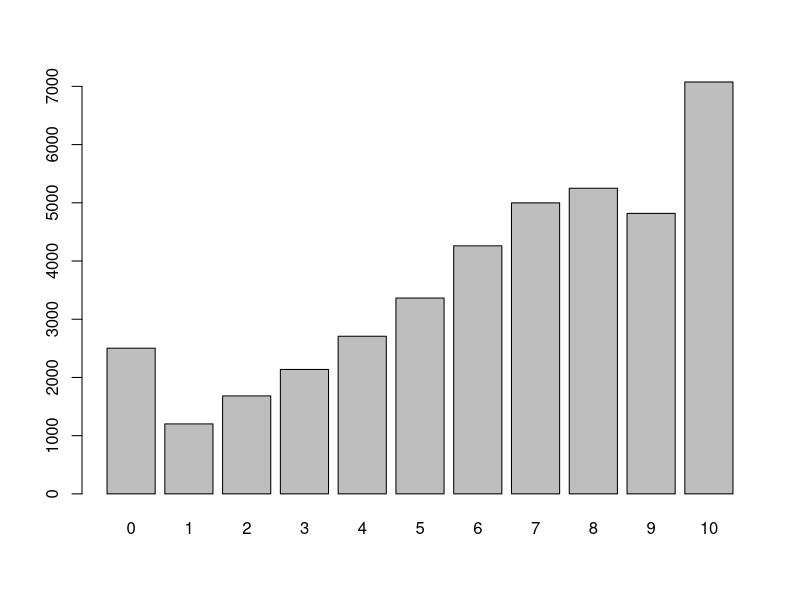
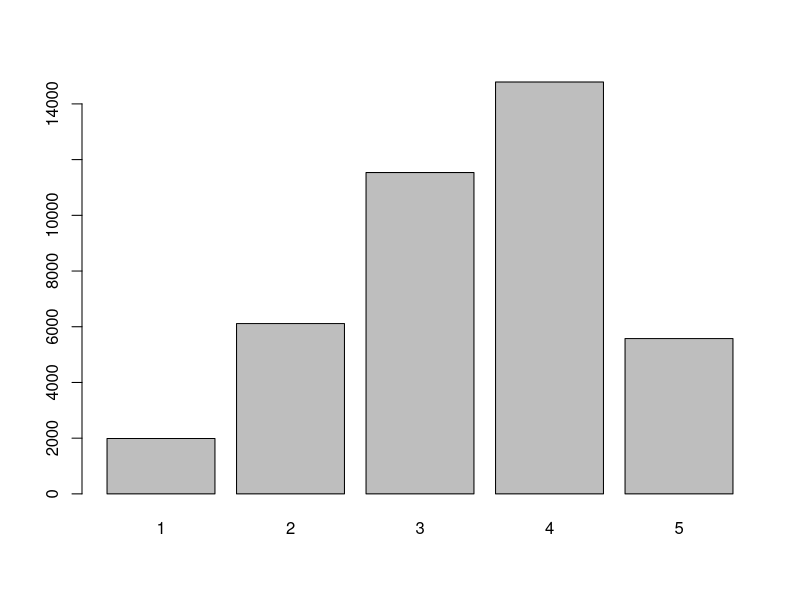
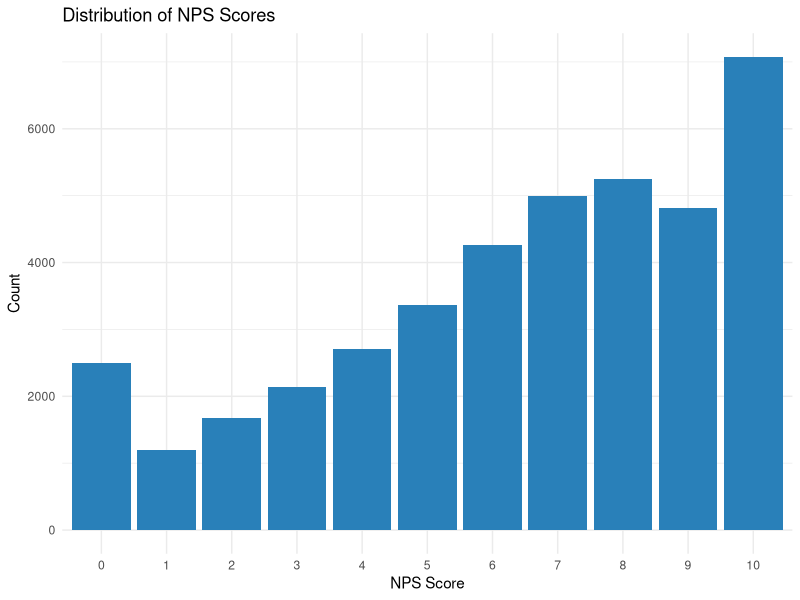
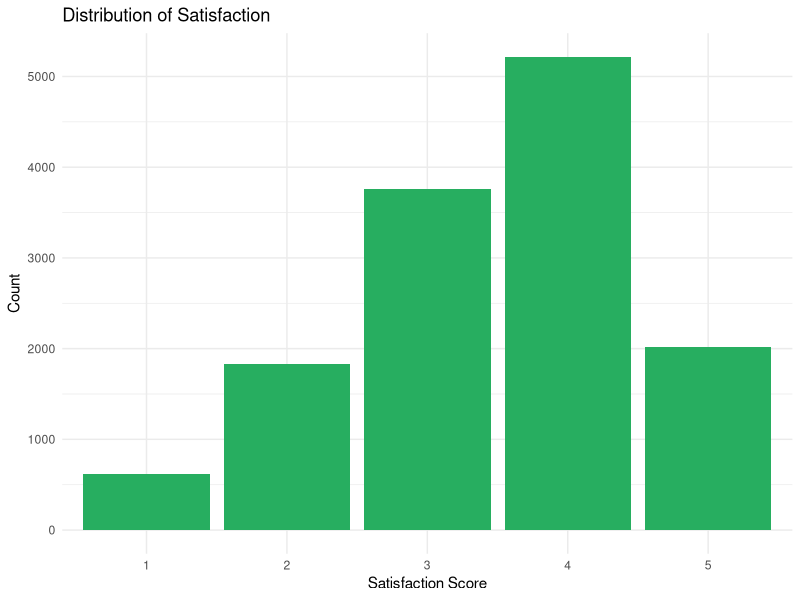
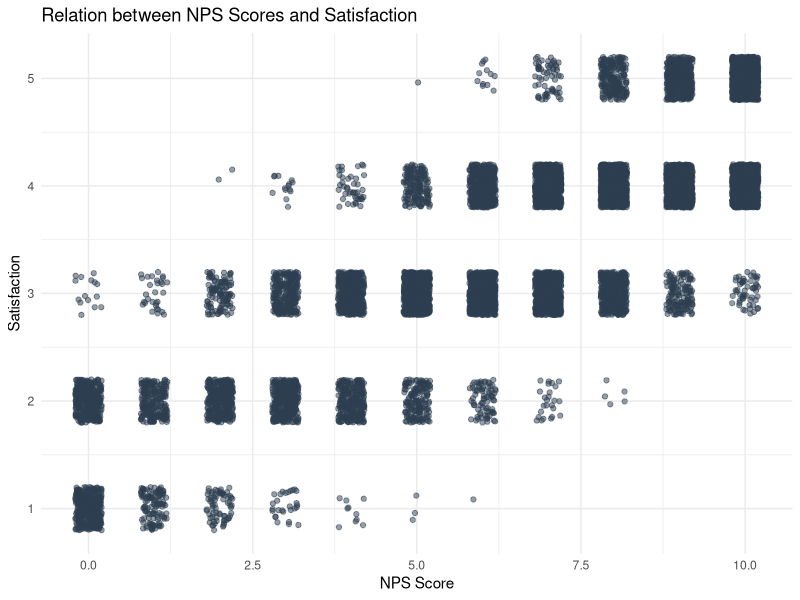

Source code (R) for these figures, in order: (Note: this script raises an error after producing the figures.)
## ---- chunk 1
library(psych)
library(ggplot2)
library(readxl)#to see the database
library(openxlsx)#to save the database in excel
library(dplyr) # for data manipulation
library(tidyr) # for transforming datasets to long and wide formats
## ---- chunk 2

set.seed(1000)

data.n <- 5*4*2*1000

data <- data.frame (id = as.factor(c(1:data.n)))


data$age <- round(rlnorm(n=data.n, meanlog= log(40), sdlog=log(1.4)))
data$age [data$age>90] <- 90
data$age [data$age<15] <- 15

data$gender <- factor(sample(c("man", "woman"), prob= c(0.5, 0.5), replace= TRUE, size = data.n))
data$country <- factor(sample(c("Drinkland","Eatland"), prob= c(0.5, 0.5), replace= TRUE, size = data.n))
data$method <- factor(sample(c("chat", "web_form", "email", "phone"), prob= c(0.4, 0.10,0.15, 0.35), replace= TRUE, size = data.n))
data$reason <- factor(sample(c("incorrect_item", "delay", "status","cancellation", "other"), prob= c(0.2, 0.3,0.2,0.1, 0.2), replace= TRUE, size = data.n))
data$open.comment <- rep("bla bla", data.n)


## ---- chunk 3

##For connection complaints
# we set an initial probability of 0.1 of the complaints to appear
con.prob <- rep(0.1,data.n) 
# we set a double probability of connection complains in Drinkland
con.prob [data$country=="Drinkland"] <- con.prob [data$country=="Drinkland"] *2 
#We ensure the probabilities are contained between 0 and 1 (for prevention in further transformations)
con.prob[con.prob>1] <- 1
con.prob[con.prob<0] <- 0
#we create the variable attending the above probabilities for each of our cases
data$complain.connect<- rbinom(n=data.n, size =1, prob=con.prob)
#to check the results are as expected: 
with(data,prop.table(table(complain.connect,country), margin=2))


##For complaints about the speed to respond
# we set an initial probability of 0.05 of the complaints to appear
spr.prob <- rep(0.05,data.n) 
# we set a 6 times higher probability for complains to appear for email
spr.prob [data$method=="email"] <- spr.prob [data$method=="email"] *6 
#We set a 3 times higher probability for complaints to appear for chat and web forms
spr.prob [data$method %in% c("chat", "web_form")] <- spr.prob [data$method %in% c("chat", "web_form")] *3
#We ensure the probabilities are contained between 0 and 1 (for prevention in further transformations)
spr.prob[spr.prob>1] <- 1
spr.prob[spr.prob<0] <- 0
#we create the variable attending the above probabilities for each of our cases
data$complain.sp.respond<- rbinom(n=data.n, size =1, prob=spr.prob)
#to check the results are as expected: 
with(data,prop.table(table(complain.sp.respond,method),margin=2))


##For complaints about the speed to solve
# we set an initial probability of 0.1 of the complaints to appear
sps.prob <- rep(0.1,data.n) 
# we set a 5 times higher probability for contact reasons of incorrect items that are attended by chat
sps.prob [data$method=="chat" & data$reason=="incorrect_item"] <- sps.prob [data$method=="chat" & data$reason=="incorrect_item"] *5
#We ensure the probabilities are contained between 0 and 1 (for prevention in further transformations)
sps.prob[sps.prob>1] <- 1
sps.prob[sps.prob<0] <- 0
#we create the variable attending the above probabilities for each of our cases
data$complain.sp.solve<- rbinom(n=data.n, size =1, prob=sps.prob)
#to check the results are as expected: 
with(data,prop.table(table(complain.sp.solve,reason,method),margin=c(2:3)))

##For complaints about the need to repeat information
# we set an initial probability of 0.02 of the complaints to appear
rp.prob <- rep(0.02,data.n) 
# we set a 10 times higher probability for contact reasons about cancellations
rp.prob [data$reason=="cancellation"] <- rp.prob [data$reason=="cancellation"] *10
#We ensure the probabilities are contained between 0 and 1 (for prevention in further transformations)
rp.prob[rp.prob>1] <- 1
rp.prob[rp.prob<0] <- 0
#we create the variable attending the above probabilities for each of our cases
data$complain.repeat<- rbinom(n=data.n, size =1, prob=rp.prob)
#to check the results are as expected: 
with(data,prop.table(table(complain.repeat,reason),margin=2))

##For other complaints

data$complain.other<- rbinom(n=data.n, size =1, prob=.2)
#to check the results are as expected: 
with(data,prop.table(table(complain.other)))

## ---- chunk 4

#Preliminary distribution in case of no complaints. We use a high mean value
data$nps.score <- rnorm(data.n, mean=9, sd= 2)


#We adjust the scores for the presence of complaints. We are applying fixed penalties to NPS scores based on the presence of complaints (e.g., 3 points if there are connection complaints).While using a binomial distribution could add randomness (and realism), we opt for fixed values to make the relationships easier to interpret. 
data$nps.score <- data$nps.score -
3 * data$complain.connect -
4 * data$complain.sp.respond -
6 * data$complain.sp.solve -
2 * data$complain.repeat -
1 * data$complain.other 

# to limit the values between 0 and 10:
data$nps.score[data$nps.score<0] <- 0
data$nps.score[data$nps.score>10] <- 10 

# to convert to integer values
data$nps.score <- floor (data$nps.score)


#to see the distribution of scores

barplot(table(data$nps.score)) 

with(data,(prop.table(table(data$nps.score))))


## ---- chunk 5
data$nps.segment <- rep(NA_character_, data.n)

data$nps.segment [data$nps.score<=6] <- "detractor"
data$nps.segment [data$nps.score >6 & data$nps.score <9] <- "passive"
data$nps.segment [data$nps.score>=9] <- "promoter"

data$nps.segment <- factor (data$nps.segment)

#to check the results
with(data, prop.table(table(nps.segment)))
## ---- chunk 6

data$satisfaction <- floor(rnorm(data.n, mean = 3, sd=0.5) + 0.9 * (1 + as.numeric(scale(data$nps.score))))

data$satisfaction[data$satisfaction<1] <- 1
data$satisfaction[data$satisfaction>5] <- 5

# To see the distribution
barplot(table(data$satisfaction))
with(data,prop.table(table(satisfaction)))


# To check the correlation with NPS
with(data, cor(nps.score,satisfaction, method="spearman"))


## ---- chunk 7

data$satisfaction[data$country=="Drinkland"]<- NA_real_
data$satisfaction[data$method %in% c("email","web_form")]<- NA_real_


na_randomizer <- sample(c(0,1), size=sum(!is.na(data$satisfaction)), replace=TRUE, prob= c(0.1,0.9))
data$satisfaction[which(!is.na(data$satisfaction))[ na_randomizer==0]]<- NA_real_

#We see the results
summary(data$satisfaction)

## ---- chunk 8
# Distribution of the NPS scores: 

ggplot(data[!is.na(data$nps.score), ], aes(x = factor(nps.score))) +
  geom_bar(fill = "#2980b9") +
  labs(
    title = "Distribution of NPS Scores",
    x = "NPS Score",
    y = "Count"
  ) +
  theme_minimal()

# Distribution of satisfaction scores: 

ggplot(data[!is.na(data$satisfaction), ], aes(x = factor(satisfaction))) +
  geom_bar(fill = "#27ae60") +
  labs(
    title = "Distribution of Satisfaction",
    x = "Satisfaction Score",
    y = "Count"
  ) +
  theme_minimal()
## ---- chunk 9
# create the scatterplot (using the package ggplot 2)
ggplot(na.omit(data[, c("nps.score", "satisfaction")]), aes(x = jitter(nps.score), y = jitter(satisfaction))) +
  geom_point(alpha = 0.5, color = "#2c3e50") +
  labs(
    title = "Relation between NPS Scores and Satisfaction",
    x = "NPS Score",
    y = "Satisfaction"
  ) +
  theme_minimal()


## ---- chunk 10
# The Spearman correlation (using the psych package): 
with(data, corr.test(nps.score, satisfaction, method="spearman", use= "complete.obs"))


## ---- chunk 11

f.heatmap.3f <- function(my.data, my.dv, factor.columns, factor.rows, factor.blocks, my.function){


# Create the list object to keep the results, and an object to index them (starting with 1)
results <- list()
k <- 1


#I obtain the unique levels of the factors
factor.column.levels <- unique(my.data[[factor.columns]])
factor.rows.levels <- unique(my.data[[factor.rows]])
factor.blocks.levels <- unique(my.data[[factor.blocks]])


# 1. Results for a general block that does not desagregate results by the block factor
    
#1.1. First line with totals
#it will contain the value for the whole sample, and this total desagregated by the column factor

##1.1.1 Create the label for specifying we refer to results of the whole sample
row.label.t <- paste0("Total all sample")

##1.1.2. Calculate the total results for the whole sample
if(nrow(my.data)>0){
  total <- my.function(my.data[[my.dv]], na.rm=TRUE)
} else {stop("The dataset is empty")
}

##1.1.3. Calculate the total results for the columns factor
c.total <- sapply(factor.column.levels, function(c){
  c.subset <- my.data[ my.data[[factor.columns]] == c, ]
  my.function(c.subset[[my.dv]], na.rm= TRUE)
})

## 1.1.4. Save the results of this line in a named vector
results[[k]] <- c(group = row.label.t, overall = total, setNames(object= c.total, factor.column.levels) ) 
k <- k+1

# 1.2. Create additional lines for the general block
      #each line will shows results of the whole sample for each level of the row factor
      #and additional columns for that result desagregated by the colums factor 

##1.2.1. Create a loop for each level in the row factor
for (r in factor.rows.levels){
  
  ##1.2.2. Create a label for each line
  row.label.r <- paste0(r)
  
  ##1.2.3. Calculate the total for each level of the row factor
  r.total.subset <- my.data[my.data[[factor.rows]]==r, ]
  r.total <- my.function(r.total.subset[[my.dv]], na.rm=TRUE)
  
  ##1.2.4. Calculate the value for each level in the row factor
  rc.crossed <- sapply(factor.column.levels, function(c){
    rc.crossed.subset <- my.data[my.data[[factor.rows]] == r &
                                   my.data[[factor.columns]] == c
    , ]
    my.function(rc.crossed.subset[[my.dv]], na.rm=TRUE)
  })

  ##1.2.5. We save the results
  results[[k]] <- c(group = row.label.r, overall = r.total, setNames(object=rc.crossed, factor.column.levels))
  k<- k+1
  
} # Close the loop for the levels of the row factor



# 2.Results for each level of the block factor

#2.1. first line with totals
# it will contain the results for the total of the block and that result desagregated by the column factor

# 2.1.1. We create a loop for each block
for (b in factor.blocks.levels){
  
  ## 2.1.2.Label the line to put the result for the block 
  row.label.b <- paste0("Total: ", b)
  
  ## 2.1.3.Calculate the total for the block
  b.subset <- my.data[ my.data[[factor.blocks]]== b, ]
  b.total <- my.function(b.subset[[my.dv]], na.rm=TRUE) 
  
  ## 2.1.4.Calculate the results for the block desagregated by the columns factor
  bc.crossed <- sapply(factor.column.levels, function(c){
    bc.crossed.subset <- my.data [ my.data[[factor.blocks]] == b &
                                     my.data[[factor.columns]] == c, ]
    if(nrow(bc.crossed.subset)>0) {my.function(bc.crossed.subset[[my.dv]], na.rm=TRUE)
      }else{NA_real_}
  }) 
  
  ## 2.1.5. Save the results for the block in a named vector
  results [[k]] <- c(group = row.label.b, overall= b.total, setNames(object=bc.crossed, factor.column.levels))
  k<- k+1 
 
  
      # 2.2. Add the remaining lines corresponding to each block.
      #each line will shows the total results for each level of the row factor within that block, 
      #and that result desagregated by the column factor.     
  
      ## 2.2.1. Create a sub-loop for rows, within the prior loop of blocks 
      for(r in factor.rows.levels){ 
    
        ## 2.2.Label each line specifying the block and row crossed 
        row.label.br <- paste0(b, ": ", r)  
        
        ## 2.3.Obtain the result for the block and row factors crossed 
        br.crossed.subset <- my.data[my.data[[factor.blocks]] == b &
                                      my.data[[factor.rows]] == r
        , ]
        br.crossed <- my.function (br.crossed.subset[[my.dv]], na.rm=TRUE)
  
        ## 2.4. Obtain the result for the cross of the three factors
        all.crossed <- sapply(factor.column.levels, function(c){
        all.crossed.subset <- my.data[my.data[[factor.blocks]] == b & 
                                    my.data[[factor.rows]]==r &
                                    my.data[[factor.columns]] == c, ]
          if (nrow(all.crossed.subset) > 0){my.function(all.crossed.subset[[my.dv]], na.rm =TRUE)}
            else {NA_real_} #
        })
    
        ## 2.5. Save the results of each line in a named vector
        results [[k]] <- c(group= row.label.br, overall = br.crossed, setNames(object=all.crossed, factor.column.levels))
        k <- k+1
        
      } ###close the loop for the rows factor
 
} ### close the loop for the blocks factor


  
# 3. We agregate the results in a dataframe and return the dataframe

results.df <- as.data.frame(do.call(rbind, results), stringsAsFactors = FALSE)

results.df[,-1] <- lapply(results.df[,-1],as.numeric)

return(results.df)
}



## ---- chunk 12

f.heatmap.3f.2 <- function(my.data, my.dv, factor.columns, factor.rows, factor.blocks, my.function){


# Create the list object to keep the results, and an object to index them (starting with 1)
results <- list()
k <- 1


#I obtain the unique levels of the factors
factor.column.levels <- unique(my.data[[factor.columns]])
factor.rows.levels <- unique(my.data[[factor.rows]])
factor.blocks.levels <- unique(my.data[[factor.blocks]])


# 1. Results for a general block that does not desagregate results by the block factor
    
#1.1. First line with totals
#it will contain the value for the whole sample, and this total desagregated by the column factor

##1.1.1 Create the label for specifying we refer to results of the whole sample
row.label.t <- paste0("Total all sample")

##1.1.2. Calculate the total results for the whole sample
vector.total <- my.data[[my.dv]] # vector with all the scores
vector.total.clean <- vector.total [!is.na(vector.total)] # vector without NAs
if (length(vector.total.clean) >0){
  total <- my.function(vector.total.clean)
} else {stop("The dataset is empty")
}

##1.1.3. Calculate the total results for the columns factor
c.total <- sapply(factor.column.levels, function(c){
  vector.c.total <- my.data[ my.data[[factor.columns]] == c, my.dv ]
  vector.c.total.clean <- vector.c.total [!is.na(vector.c.total)]
  if (length(vector.c.total.clean) > 0){
    my.function(vector.c.total.clean)
  }else{
    NA_real_
  }
})

## 1.1.4. Save the results of this line in a named vector
results[[k]] <- c(group = row.label.t, overall = total, setNames(object= c.total, factor.column.levels) ) 
k <- k+1

# 1.2. Create additional lines for the general block
      #each line will shows results of the whole sample for each level of the row factor
      #and additional columns for that result desagregated by the colums factor 

##1.2.1. Create a loop for each level in the row factor
for (r in factor.rows.levels){
  
  ##1.2.2. Create a label for each line
  row.label.r <- paste0(r)
  
  ##1.2.3. Calculate the total for each level of the row factor
  r.total.vector <- my.data[my.data[[factor.rows]]==r, my.dv ]
  r.total.vector.clean <- r.total.vector [!is.na(r.total.vector)]
  if(length(r.total.vector.clean)>0){
    r.total <- my.function(r.total.vector.clean)
  } else{
    r.total <- NA_real_
  }
  
  ##1.2.4. Calculate the value for each level in the row factor
  rc.crossed <- sapply(factor.column.levels, function(c){
    rc.crossed.vector <- my.data[my.data[[factor.rows]] == r &
                                  my.data[[factor.columns]] == c,
                                  my.dv]
    rc.crossed.vector.clean <- rc.crossed.vector [!is.na(rc.crossed.vector)]
    
    if(length(rc.crossed.vector.clean)>0){
    my.function(rc.crossed.vector.clean)
    }else{
    NA_real_
    }
  })

  ##1.2.5. We save the results
  results[[k]] <- c(group = row.label.r, overall = r.total, setNames(object=rc.crossed, factor.column.levels))
  k<- k+1
  
} # Close the loop for the levels of the row factor



# 2.Results for each level of the block factor

#2.1. first line with totals
# it will contain the results for the total of the block and that result desagregated by the column factor

# 2.1.1. We create a loop for each block
for (b in factor.blocks.levels){
  
  ## 2.1.2.Label the line to put the result for the block 
  row.label.b <- paste0("Total: ", b)
  
  ## 2.1.3.Calculate the total for the block
  b.vector <- my.data[ my.data[[factor.blocks]]== b, my.dv]
  b.vector.clean <- b.vector[!is.na(b.vector)]
  if(length(b.vector.clean)>0){
    b.total <- my.function(b.vector.clean)
  }else{
    b.total <-NA_real_
  }
  

  ## 2.1.4.Calculate the results for the block desagregated by the columns factor
  bc.crossed <- sapply(factor.column.levels, function(c){
    bc.crossed.vector <- my.data [ my.data[[factor.blocks]] == b &
                                  my.data[[factor.columns]] == c, 
                                  my.dv]
    bc.crossed.vector.clean <- bc.crossed.vector[!is.na(bc.crossed.vector)]
    if(length(bc.crossed.vector.clean)>0) {my.function(bc.crossed.vector.clean)
      }else{NA_real_}
  }) 
  
  ## 2.1.5. Save the results for the block in a named vector
  results [[k]] <- c(group = row.label.b, overall= b.total, setNames(object=bc.crossed, factor.column.levels))
  k<- k+1 
 
  
      # 2.2. Add the remaining lines corresponding to each block.
      #each line will shows the total results for each level of the row factor within that block, 
      #and that result desagregated by the column factor.     
  
      ## 2.2.1. Create a sub-loop for rows, within the prior loop of blocks 
      for(r in factor.rows.levels){ 
    
        ## 2.2.Label each line specifying the block and row crossed 
        row.label.br <- paste0(b, ": ", r)  
        
        ## 2.3.Obtain the result for the block and row factors crossed 
        br.crossed.vector <- my.data[my.data[[factor.blocks]] == b &
                                      my.data[[factor.rows]] == r,
                                      my.dv]
        br.crossed.vector.clean <- br.crossed.vector[!is.na(br.crossed.vector)]
        if(length(br.crossed.vector.clean)>0){
          br.crossed <- my.function (br.crossed.vector.clean)
        }else{
          br.crossed <- NA_real_
        }
        

        ## 2.4. Obtain the result for the cross of the three factors
        all.crossed <- sapply(factor.column.levels, function(c){
        all.crossed.vector <- my.data[my.data[[factor.blocks]] == b & 
                                    my.data[[factor.rows]]==r &
                                    my.data[[factor.columns]] == c,
                                    my.dv]
        all.crossed.vector.clean <- all.crossed.vector[!is.na(all.crossed.vector)]
          if (length(all.crossed.vector.clean) > 0){my.function(all.crossed.vector.clean)}
            else {NA_real_} #
        })
    
        ## 2.5. Save the results of each line in a named vector
        results [[k]] <- c(group= row.label.br, overall = br.crossed, setNames(object=all.crossed, factor.column.levels))
        k <- k+1
        
      } ###close the loop for the rows factor
 
} ### close the loop for the blocks factor


  
# 3. We agregate the results in a dataframe and return the dataframe

results.df <- as.data.frame(do.call(rbind, results), stringsAsFactors = FALSE)

results.df[,-1] <- lapply(results.df[,-1],as.numeric)

return(results.df)
}



## ---- chunk 13

satisfaction.heatmap <- f.heatmap.3f (
  my.data = data,
  my.dv = "satisfaction",
  factor.columns = "method",
  factor.rows = "reason",
  factor.blocks = "country",
  my.function = mean
)

write.xlsx (satisfaction.heatmap, "satisfaction.heatmap.xlsx", colnames = TRUE)


## ---- chunk 14

nps.raw.heatmap <- f.heatmap.3f (
  my.data = data,
  my.dv = "nps.score",
  factor.columns = "method",
  factor.rows = "reason",
  factor.blocks = "country",
  my.function = mean
)

write.xlsx (nps.raw.heatmap, "nps.raw.heatmap.xlsx", colnames = TRUE)


## ---- chunk 15

f.nps.cat <- function (my.nps.vector, na.rm=TRUE){ # my.nps.vector is a numeric vector of raw NPS scores. It can contain NAs
  
  vector.c <- my.nps.vector[!is.na(my.nps.vector)] # vector clean of NAs
  
  # error messages if sample size = 0 or if there are scores out of the typical range of nps raw scores:
  if(length(vector.c) == 0) {stop("error: no available nps raw scores")} 
  if(length(vector.c[vector.c > 10]) > 0) {stop("error: scores higher than 10 in the nps raw scores")} 
  if(length(vector.c[vector.c < 0]) > 0) {stop("error: scores lower than 0 in the nps raw scores")} 
  
  #warning if sample size is below 70
  if(length(vector.c) < 70) {warning("few scores available for calculation (n<70)")} 
  
  n <- length(vector.c) # sample size (without missing data)
  prop.promoters <- (length(vector.c[vector.c>=9]))/n # proportion of promoters
  prop.detractors <- (length(vector.c[vector.c<=6]))/n #proportion of detractors
  nps.cat <- (prop.promoters - prop.detractors)*100 # nps score in categorical terms
  
  return (nps.cat) #returns nps in categorical terms
}

#Check if it is working as expected

f.nps.cat(data$nps.score)
with(data, prop.table(table(nps.segment)))

## ---- chunk 16

nps.cat.heatmap <- f.heatmap.3f (
  my.data = data,
  my.dv = "nps.score",
  factor.columns = "method",
  factor.rows = "reason",
  factor.blocks = "country",
  my.function = f.nps.cat
)

write.xlsx (nps.cat.heatmap, "nps.cat.heatmap.xlsx", colnames = TRUE)


## ---- chunk 17

nps.cat.heatmap.n <- f.heatmap.3f (
  my.data = data,
  my.dv = "nps.score",
  factor.columns = "method",
  factor.rows = "reason",
  factor.blocks = "country",
  my.function = length
)
## ---- chunk 18
knitr::include_graphics("Heatmap.png")
## ---- chunk 19
                                                  
sat.long <- satisfaction.heatmap %>% pivot_longer(cols = c(-1),
                                 names_to = "evaluation",
                                 values_to = "satisfaction") # results of satisfaction heatmap in a single column

nps.raw.long <- nps.raw.heatmap %>% pivot_longer(cols = c(-1),
                                 names_to = "evaluation",
                                 values_to = "nps.raw")  # results of nps raw heatmap in a single column

nps.cat.long <- nps.cat.heatmap %>% pivot_longer(cols = c(-1),
                                 names_to = "evaluation",
                                 values_to = "nps.cat")  # results of nps cat heatmap in a single column

merged.heatmaps <-merge(nps.cat.long, (merge(sat.long, nps.raw.long, by= c("group", "evaluation"))), by =c ("group", "evaluation"))

cor(merged.heatmaps[,3:5], use="complete.obs") #Correlation matrix across the results for the three measures

## ---- chunk 20
# Optional: Examine the distribution of our current data across the key factors.
with(data, table(method, reason, country))



#  --- Define a Function to perform stratified sampling ---
# This function takes the desired number of samples per group (my.n),
# the original dataset (my.data), and the names of the three factor columns
# (my.factor1, my.factor2, my.factor3) as character strings.

f.sample.3f <- function(my.n, my.data, my.factor1, my.factor2, my.factor3){
  
  # Input validation: Ensure factor names are passed as character strings.
  if (!is.character(my.factor1) || !is.character(my.factor2) || !is.character(my.factor3)) {
    stop("The factors have to be character chains, with names within quotation marks.")
  }
  
  # Initialize an empty list to store the sampled subsets from each stratum.
  results <- list() 
  
  # Initialize a counter for indexing elements in the 'results' list.
  k <- 1 
  
  # Iterate through each unique level of the first factor.
  for (i in unique(my.data[[my.factor1]])){
    # Within each level of the first factor, iterate through unique levels of the second factor.
    for(j in unique(my.data[[my.factor2]])){
      # Within each combination of the first two factors, iterate through unique levels of the third factor.
      for (q in unique (my.data[[my.factor3]])){
        
        # Filter the original dataframe to get the subset of data
        current.subset <- my.data[my.data[[my.factor1]] == i & 
                                  my.data[[my.factor2]] == j & 
                                  my.data[[my.factor3]] == q, ]
          
        # Get the number of rows (cases) in the current subset.
        current_rows <- nrow(current.subset)
          
        # Sampling logic based on the size of the current group:
        if(current_rows == 0){
          # If the group has no cases, issue an informative warning and go to the next loop
          warning(paste0("The group (", my.factor1, "=", i, ", ", my.factor2, "=", j, ", ", 
                         my.factor3, "=", q, ") has no cases."))
          next 
        } else if (current_rows >= my.n){
          # If the group has  equal to or greater cases than the desired n, we take a random sample:
          current.subset <- current.subset[sample(current_rows, my.n), ]
        } else if (current_rows < my.n) {
          # If the group has fewer cases than desired n, include all available cases, with a warning.
          warning(paste0("The group (", my.factor1, "=", i, ", ", my.factor2, "=", j, ", ", 
                         my.factor3, "=", q, ") has less cases than the expected n. All available cases will be included."))
        }
          
        # Add the processed subset (either sampled or full) to our list of results.
        results[[k]] <- current.subset
        # Increment the counter for the next element in the list.
        k <- k+1
          
      } # End of the third factor (q) loop
    } # End of the second factor (j) loop
  } # End of the first factor (i) loop

  # Final check: If the 'results' list is empty after all loops,
  # it means no groups could be sampled (e.g., all were empty).
  # In this case, return an empty dataframe.
  if (length(results) == 0) {
    message("No groups met the sampling criteria or all groups were empty. Returning an empty data frame.")
    return(data.frame())
  }
  
  # Combine all dataframes from the 'results' list into a single dataframe.
  # do.call(rbind, ...) is an efficient way to achieve this.
  sample.df <- do.call(rbind, results)
  
  # Return the final sampled dataframe.
  return(sample.df)
}


# --- Execute the Sampling Function ---

data.complaints <- f.sample.3f(
  my.n = 100,             # Desired number of cases per stratum
  my.data = data,         # Your input dataframe
  my.factor1 = "method",  # Column name for the first factor (as a character string)
  my.factor2 = "reason",  # Column name for the second factor (as a character string)
  my.factor3 = "country"  # Column name for the third factor (as a character string)
)


# Optional: examine the distribution of our sample across the key factors.
with(data.complaints, table(method, reason, country))
summary(data.complaints)

